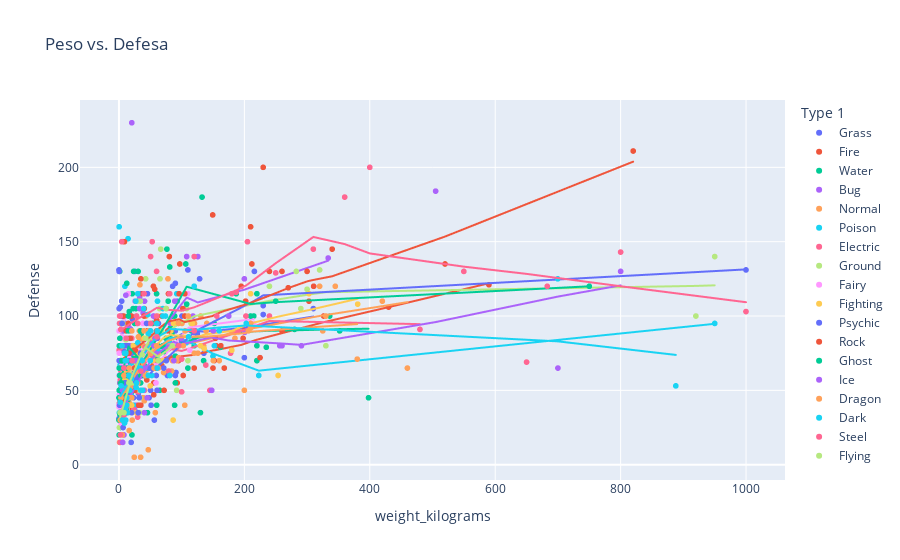

The notebook cell saved with this chart:
### Markdown cell above
## Relação Peso x Defesa

### Code cell
weight_defense

# Visualizando a imagem, além da relação com peso, podemos ver uma relação com tipos, Rock, Ground, Steel e Bug como destaque
